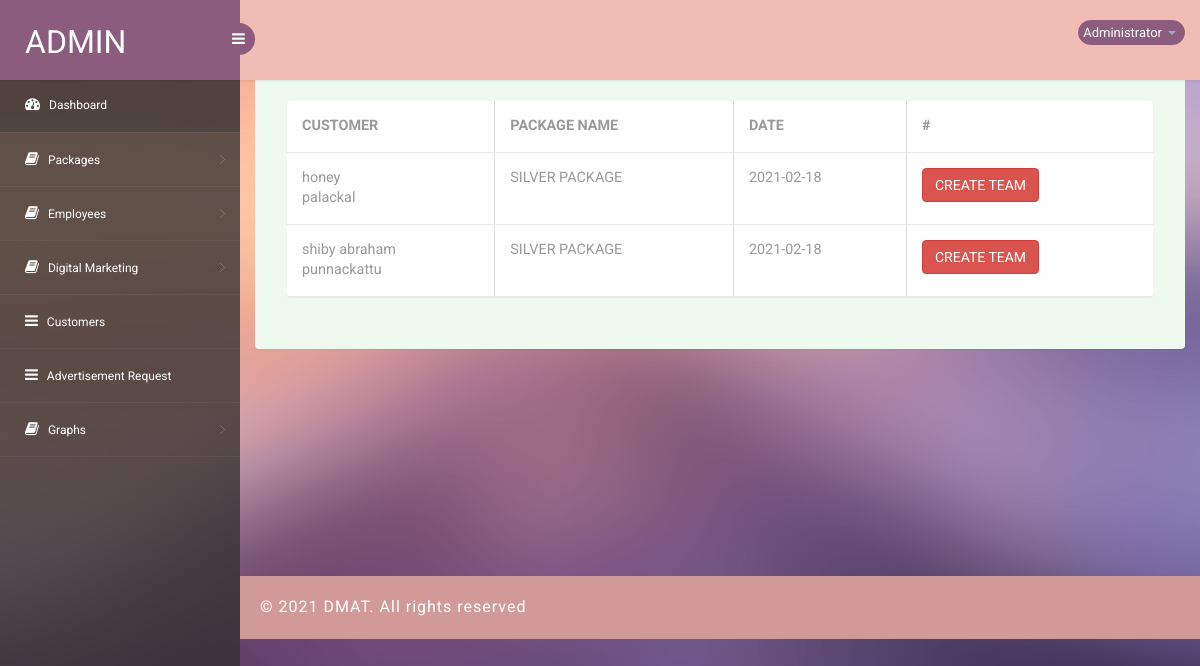
/Admin/advertisement_request_Show.php (signed in), run on an earlier commit of the app's database.
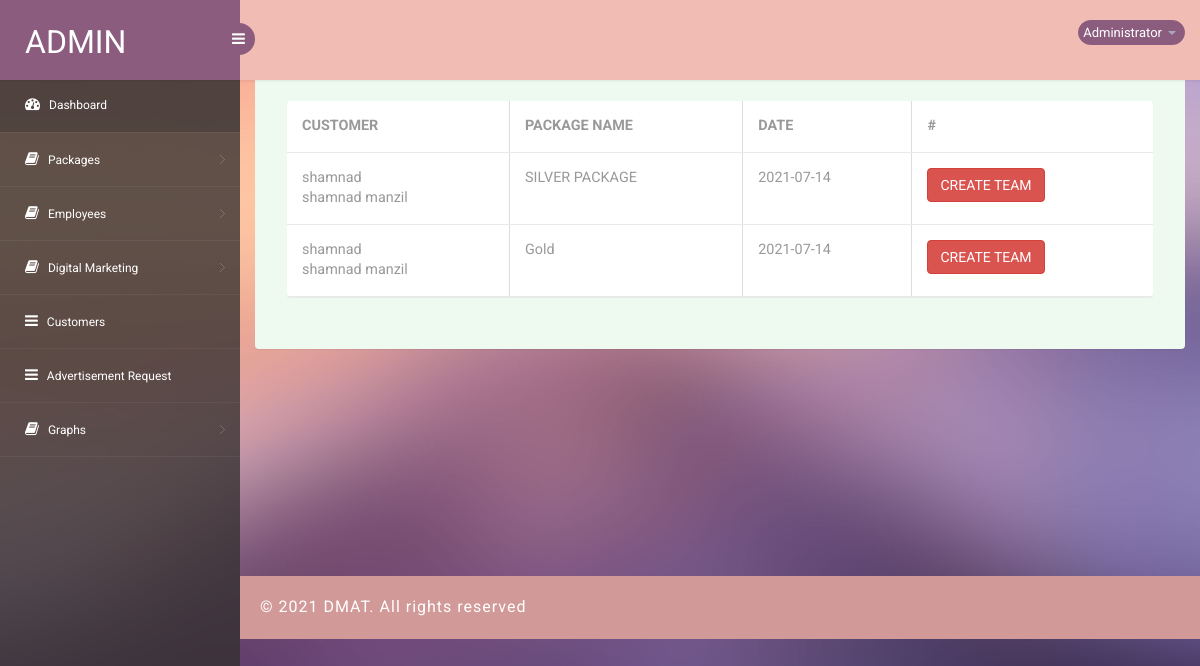
And on a later commit of the database.
### tables this page shows
CREATE TABLE `advertisement_request` (
  `ad_request_id` int(11) NOT NULL,
  `email_id` varchar(200) NOT NULL,
  `package_id` int(11) NOT NULL,
  `date` date NOT NULL
);

CREATE TABLE `cutomer` (
  `cust_id` int(11) NOT NULL,
  `full_name` varchar(200) NOT NULL,
  `address` text NOT NULL,
  `phone` varchar(200) NOT NULL,
  `email` varchar(200) NOT NULL,
  `web_address` varchar(300) NOT NULL
);

CREATE TABLE `packages` (
  `package_id` int(11) NOT NULL,
  `title` varchar(200) NOT NULL,
  `description` text NOT NULL,
  `amount` int(11) NOT NULL,
  `no_days` int(11) NOT NULL
);

### connectionclass.php (called while the page is built, shortened)
<?php
Class Connectionclass
{
  public $bd="";
  public function open()
   {
        $mysqli_hostname="localhost";
        $mysqli_user="root";
        $mysqli_password="";
        $mysqli_database="digitalmarketing";
        $this->bd=mysqli_connect($mysqli_hostname,$mysqli_user,$mysqli_password,$mysqli_database) or die(mysqli_error());
    }
		public function GetTable($qry)
		{
			try
			{
				$result=mysqli_query( $this->bd,$qry);
				if($result)
				{
					$data=array();
				while($row=mysqli_fetch_array($result))
				{
					$data[]=$row;
				}
				return $data;
				}
				else
					throw new Exception(mysqli_error($this->bd));
			}
			catch(Exception $e)
			{
				return $e->getMessage();
			}
		}
	  }
   ?>

### Admin/advertisement_request_Show.php (the view, shortened to what this page needs)
<?php require_once("header.php");  ?><section class="wrapper">
<div class="table-agile-info">
<div class="row">
<div class="col-lg-12">
<section class="panel">
<?php
require_once("../connectionclass.php");
$qry="select * from advertisement_request join cutomer on(email=email_id) join packages p on(advertisement_request.package_id=p.package_id) ";
  $obj=new connectionclass() ;
$data=$obj->GetTable($qry);
 ?>
  <table class="table table-bordered" >
 <tr>
   <th>CUSTOMER</th>
   <th>PACKAGE NAME</th>
   <th>DATE</th>
  <th>#</th>
 </tr>
<?php
 foreach($data as $row){
 ?>
 <tr>
  <td><?php  echo $row['full_name']; ?><br> <?php  echo $row['address']; ?> </td>
 <td><?php  echo $row['title']; ?>  </td>
 <td><?php  echo $row['date']; ?>  </td>
 <td><a class="btn btn-danger" href="marketing_team_Show.php?req_id=<?php  echo $row['ad_request_id']; ?>">CREATE TEAM </a>   </td>
 </tr>
<?php
}
?>
 </table>
</section>
</div>
</div>
</div>
</section>
<?php require_once("footer.php");  ?>

### Admin/header.php (shortened to what this page needs)
<!DOCTYPE html>
<head>
<link rel="stylesheet" href="css/bootstrap.min.css" >
<link href="css/style.css" rel='stylesheet' type='text/css' />
<link href="css/style-responsive.css" rel="stylesheet"/>
<link rel="stylesheet" href="css/font.css" type="text/css"/>
<link href="css/font-awesome.css" rel="stylesheet">
<link rel="stylesheet" href="css/morris.css" type="text/css"/>
<link rel="stylesheet" href="css/monthly.css">
</head>
<?php
require_once('../connectionclass.php');
?>
<body>
<section id="container">
<header class="header fixed-top clearfix">
<div class="brand">
    <a href="dashboard.php" class="logo">
        Admin
    </a>
    <div class="sidebar-toggle-box">
        <div class="fa fa-bars"></div>
    </div>
</div>
<div class="top-nav clearfix">
    <ul class="nav pull-right top-menu">
        <li class="dropdown">
            <a data-toggle="dropdown" class="dropdown-toggle" href="#">
                <span class="username">Administrator</span>
                <b class="caret"></b>
            </a>
        </li>
    </ul>
</div>
</header>
<aside>
    <div id="sidebar" class="nav-collapse">
        <div class="leftside-navigation">
            <ul class="sidebar-menu" id="nav-accordion">
                <li>
                    <a class="active" href="dashboard.php">
                        <i class="fa fa-dashboard"></i>
                        <span>Dashboard</span>
                    </a>
                </li>
 <li class="sub-menu">
                    <a href="javascript:;">
                        <i class="fa fa-book"></i>
                        <span>Packages</span>
                    </a>
                </li>
                 <li class="sub-menu">
                    <a href="javascript:;">
                        <i class="fa fa-book"></i>
                        <span>Employees</span>
                    </a>
                </li>
 <li class="sub-menu">
                    <a href="javascript:;">
                        <i class="fa fa-book"></i>
                        <span>Digital Marketing</span>
                    </a>
                </li>
				     <li class="sub-menu">
                    <a href="cutomer_Show.php">
                        <i class="fa fa-bars"></i>
                        <span>Customers</span>
                    </a>
                </li>
				  <li class="sub-menu">
                    <a href="advertisement_request_Show.php">
                        <i class="fa fa-bars"></i>
                        <span>Advertisement Request</span>
                    </a>
                </li>
                <li class="sub-menu">
                    <a href="javascript:;">
                        <i class="fa fa-book"></i>
                        <span>Graphs</span>
                    </a>
                </li>
            </ul>            </div>
    </div>
</aside>
<section id="main-content">

### Admin/footer.php (shortened to what this page needs)
		  <div class="footer">
			<div class="wthree-copyright">
			  <p>© 2021 DMAT. All rights reserved
			</div>
		  </div>
</section>
</section>
</body>
</html>

What changed in the data, as far as the page shows it:
removed advertisement_request: cutomer.full_name "honey", cutomer.address "palackal", package.title "SILVER PACKAGE", date "2021-02-18"
removed advertisement_request: cutomer.full_name "shiby abraham", cutomer.address "punnackattu", package.title "SILVER PACKAGE", date "2021-02-18"
added advertisement_request: cutomer.full_name "shamnad", cutomer.address "shamnad manzil", package.title "SILVER PACKAGE", date "2021-07-14"
added advertisement_request: cutomer.full_name "shamnad", cutomer.address "shamnad manzil", package.title "Gold", date "2021-07-14"
